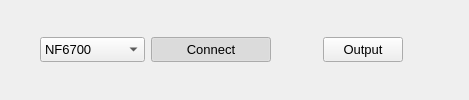
        <widget class="QWidget" name="widget_connect" native="true">
         <layout class="QGridLayout" name="gridLayout_13">
          <property name="leftMargin">
           <number>0</number>
          </property>
          <property name="topMargin">
           <number>0</number>
          </property>
          <property name="rightMargin">
           <number>0</number>
          </property>
          <property name="bottomMargin">
           <number>0</number>
          </property>
          <item row="0" column="5">
           <widget class="QPushButton" name="but_laserOut">
            <property name="minimumSize">
             <size>
              <width>0</width>
              <height>25</height>
             </size>
            </property>
            <property name="maximumSize">
             <size>
              <width>16777215</width>
              <height>25</height>
             </size>
            </property>
            <property name="font">
             <font>
              <pointsize>10</pointsize>
             </font>
            </property>
            <property name="cursor">
             <cursorShape>PointingHandCursor</cursorShape>
            </property>
            <property name="text">
             <string>Output</string>
            </property>
           </widget>
          </item>
          <item row="0" column="6">
           <widget class="QLabel" name="led_laserOut">
            <property name="minimumSize">
             <size>
              <width>20</width>
              <height>20</height>
             </size>
            </property>
            <property name="maximumSize">
             <size>
              <width>20</width>
              <height>20</height>
             </size>
            </property>
            <property name="text">
             <string/>
            </property>
            <property name="pixmap">
             <pixmap resource="QDarkStyleSheet-master/qdarkstyle/style.qrc">:/qss_icons/rc/radio_checked.png</pixmap>
            </property>
            <property name="scaledContents">
             <bool>true</bool>
            </property>
           </widget>
          </item>
          <item row="0" column="0">
           <spacer name="horizontalSpacer_2">
            <property name="orientation">
             <enum>Qt::Horizontal</enum>
            </property>
            <property name="sizeHint" stdset="0">
             <size>
              <width>40</width>
              <height>20</height>
             </size>
            </property>
           </spacer>
          </item>
          <item row="0" column="2">
           <widget class="QPushButton" name="but_connect">
            <property name="minimumSize">
             <size>
              <width>120</width>
              <height>25</height>
             </size>
            </property>
            <property name="maximumSize">
             <size>
              <width>16777215</width>
              <height>25</height>
             </size>
            </property>
            <property name="font">
             <font>
              <pointsize>10</pointsize>
              <weight>50</weight>
              <bold>false</bold>
              <underline>false</underline>
             </font>
            </property>
            <property name="cursor">
             <cursorShape>PointingHandCursor</cursorShape>
            </property>
            <property name="text">
             <string>Connect</string>
            </property>
            <property name="checkable">
             <bool>true</bool>
            </property>
            <property name="checked">
             <bool>true</bool>
            </property>
           </widget>
          </item>
          <item row="0" column="3">
           <widget class="QLabel" name="led_connected">
            <property name="enabled">
             <bool>true</bool>
            </property>
            <property name="minimumSize">
             <size>
              <width>20</width>
              <height>20</height>
             </size>
            </property>
            <property name="maximumSize">
             <size>
              <width>20</width>
              <height>20</height>
             </size>
            </property>
            <property name="text">
             <string/>
            </property>
            <property name="pixmap">
             <pixmap resource="QDarkStyleSheet-master/qdarkstyle/style.qrc">:/qss_icons/rc/radio_checked.png</pixmap>
            </property>
            <property name="scaledContents">
             <bool>true</bool>
            </property>
           </widget>
          </item>
          <item row="0" column="7">
           <spacer name="horizontalSpacer">
            <property name="orientation">
             <enum>Qt::Horizontal</enum>
            </property>
            <property name="sizeHint" stdset="0">
             <size>
              <width>40</width>
              <height>20</height>
             </size>
            </property>
           </spacer>
          </item>
          <item row="0" column="4">
           <spacer name="horizontalSpacer_3">
            <property name="orientation">
             <enum>Qt::Horizontal</enum>
            </property>
            <property name="sizeType">
             <enum>QSizePolicy::Fixed</enum>
            </property>
            <property name="sizeHint" stdset="0">
             <size>
              <width>20</width>
              <height>20</height>
             </size>
            </property>
           </spacer>
          </item>
          <item row="0" column="1">
           <widget class="QComboBox" name="comboBox_6">
            <property name="minimumSize">
             <size>
              <width>87</width>
              <height>25</height>
             </size>
            </property>
            <property name="maximumSize">
             <size>
              <width>16777215</width>
              <height>25</height>
             </size>
            </property>
            <property name="font">
             <font>
              <pointsize>10</pointsize>
             </font>
            </property>
            <item>
             <property name="text">
              <string>NF6700</string>
             </property>
            </item>
            <item>
             <property name="text">
              <string>Toptica 1050</string>
             </property>
            </item>
            <item>
             <property name="text">
              <string>Toptica 980</string>
             </property>
            </item>
           </widget>
          </item>
         </layout>
        </widget>
